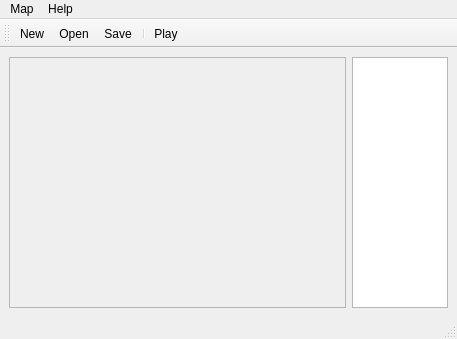
<?xml version="1.0" encoding="UTF-8"?>
<ui version="4.0">
 <class>MainWindow</class>
 <widget class="QMainWindow" name="MainWindow">
  <property name="geometry">
   <rect>
    <x>0</x>
    <y>0</y>
    <width>457</width>
    <height>339</height>
   </rect>
  </property>
  <property name="windowTitle">
   <string>Maze</string>
  </property>
  <widget class="QWidget" name="centralwidget">
   <layout class="QHBoxLayout" name="horizontalLayout">
    <item>
     <widget class="QScrollArea" name="scrollArea">
      <property name="widgetResizable">
       <bool>true</bool>
      </property>
      <widget class="QWidget" name="scrollAreaWidgetContents">
       <property name="geometry">
        <rect>
         <x>0</x>
         <y>0</y>
         <width>335</width>
         <height>243</height>
        </rect>
       </property>
      </widget>
     </widget>
    </item>
    <item>
     <widget class="QListWidget" name="palette">
      <property name="sizePolicy">
       <sizepolicy hsizetype="Preferred" vsizetype="Expanding">
        <horstretch>0</horstretch>
        <verstretch>0</verstretch>
       </sizepolicy>
      </property>
      <property name="maximumSize">
       <size>
        <width>96</width>
        <height>16777215</height>
       </size>
      </property>
     </widget>
    </item>
   </layout>
  </widget>
  <widget class="QMenuBar" name="menubar">
   <property name="geometry">
    <rect>
     <x>0</x>
     <y>0</y>
     <width>457</width>
     <height>25</height>
    </rect>
   </property>
   <widget class="QMenu" name="menuMap">
    <property name="title">
     <string>Map</string>
    </property>
    <addaction name="actionNew"/>
    <addaction name="actionOpen"/>
    <addaction name="actionSave"/>
    <addaction name="actionPlay"/>
    <addaction name="separator"/>
    <addaction name="actionQuit"/>
   </widget>
   <widget class="QMenu" name="menuHelp">
    <property name="title">
     <string>Help</string>
    </property>
    <addaction name="actionAbout"/>
   </widget>
   <addaction name="menuMap"/>
   <addaction name="menuHelp"/>
  </widget>
  <widget class="QStatusBar" name="statusbar"/>
  <widget class="QToolBar" name="toolBar">
   <property name="windowTitle">
    <string>toolBar</string>
   </property>
   <attribute name="toolBarArea">
    <enum>TopToolBarArea</enum>
   </attribute>
   <attribute name="toolBarBreak">
    <bool>false</bool>
   </attribute>
   <addaction name="actionNew"/>
   <addaction name="actionOpen"/>
   <addaction name="actionSave"/>
   <addaction name="separator"/>
   <addaction name="actionPlay"/>
  </widget>
  <action name="actionNew">
   <property name="text">
    <string>New</string>
   </property>
  </action>
  <action name="actionQuit">
   <property name="text">
    <string>Quit</string>
   </property>
  </action>
  <action name="actionOpen">
   <property name="text">
    <string>Open</string>
   </property>
  </action>
  <action name="actionSave">
   <property name="text">
    <string>Save</string>
   </property>
  </action>
  <action name="actionAbout">
   <property name="text">
    <string>About</string>
   </property>
  </action>
  <action name="actionPlay">
   <property name="checkable">
    <bool>true</bool>
   </property>
   <property name="text">
    <string>Play</string>
   </property>
   <property name="toolTip">
    <string>Play</string>
   </property>
  </action>
 </widget>
 <resources/>
 <connections>
  <connection>
   <sender>actionQuit</sender>
   <signal>triggered()</signal>
   <receiver>MainWindow</receiver>
   <slot>close()</slot>
   <hints>
    <hint type="sourcelabel">
     <x>-1</x>
     <y>-1</y>
    </hint>
    <hint type="destinationlabel">
     <x>228</x>
     <y>169</y>
    </hint>
   </hints>
  </connection>
 </connections>
</ui>
